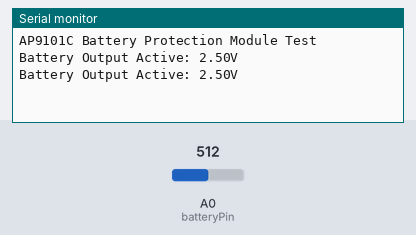
Bench run of a sketch on a simulated Arduino Uno, built with avr-gcc and run on an emulated ATmega328P. On the bench: the last lines printed to the serial monitor. The test bench sets the inputs (shaded band); at power-on: A0 (batteryPin) = 512.

Above: at 1.8 s.
1.9 s: A0 (batteryPin) set to 23
At 2.6 s:
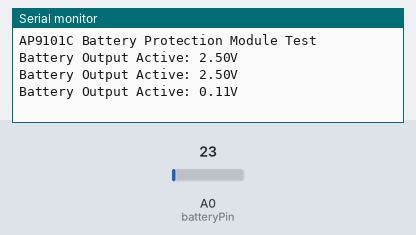
3.4 s: A0 (batteryPin) set to 18
At 4.8 s:
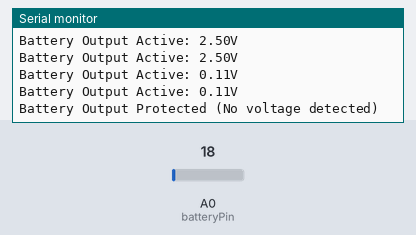

The sketch:

AP9101C_Battery_Protection_Module.ino
```cpp
// Define the analog pin to read battery output voltage
const int batteryPin = A0;

void setup() {
  // Initialize Serial Monitor
  Serial.begin(9600);

  Serial.println("AP9101C Battery Protection Module Test");
}

void loop() {
  // Read the battery output voltage
  int batteryVoltageRaw = analogRead(batteryPin);

  // Convert the raw analog value to voltage (assuming 5V reference)
  float batteryVoltage = (batteryVoltageRaw * 5.0) / 1023.0;

  // Check if the battery output is active or protected
  if (batteryVoltage > 0.1) {
    Serial.print("Battery Output Active: ");
    Serial.print(batteryVoltage);
    Serial.println("V");
  } else {
    Serial.println("Battery Output Protected (No voltage detected)");
  }

  // Wait before reading again
  delay(1000);
}
```

Measured:
- the behaviour switches between 21 and 20 on A0 (batteryPin) (found by bisection; images 1 and 2)
- after the input at 1.9 s, the serial monitor: prints a new line after 0.11 s (image 1)
- after the input at 3.4 s, the serial monitor: prints a new line after 0.61 s (image 2)
